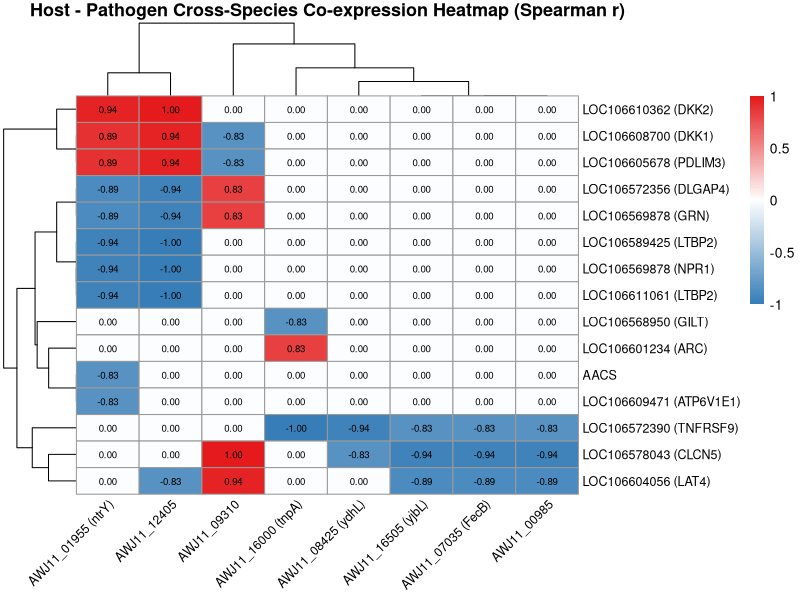

The R source for this figure:
# ==============================================================================
# 06_dual_coexpression_heatmap.R: 基于真实互作数据的跨物种共表达热图
# ==============================================================================

library(pheatmap)
library(dplyr)
library(RColorBrewer)

if(!dir.exists("results")) dir.create("results")

cat("=== 1. 读取真实互作边表与精炼注释... ===\n")

edges <- read.csv("results/cross_species_network_edges.csv", stringsAsFactors = FALSE)
host_annot <- read.csv("results/parsed_host_15_genes_refined.csv", stringsAsFactors = FALSE)
bact_annot <- read.csv("results/parsed_bact_15_genes_refined.csv", stringsAsFactors = FALSE)

cat("=== 2. 构建 Host x Bact 关联矩阵... ===\n")

# 获取有数据的宿主与细菌基因集合
unique_hosts <- unique(edges$Host_Gene)
unique_bacts <- unique(edges$Bact_Gene)

# 初始化空矩阵
cor_mat <- matrix(0, nrow = length(unique_hosts), ncol = length(unique_bacts))
rownames(cor_mat) <- unique_hosts
colnames(cor_mat) <- unique_bacts

# 填充真实 Correlation 数值
for(i in 1:nrow(edges)) {
  h <- edges$Host_Gene[i]
  b <- edges$Bact_Gene[i]
  r <- edges$Correlation[i]
  if(h %in% rownames(cor_mat) && b %in% colnames(cor_mat)) {
    cor_mat[h, b] <- r
  }
}

cat("=== 3. 映射美化标签 (Display Labels)... ===\n")

# 建立 ID 到学术美化名的映射字典
host_map <- setNames(host_annot$clean_display, host_annot$raw_gene_id)
bact_map <- setNames(bact_annot$clean_display, bact_annot$raw_gene_id)

# 替换矩阵行列名
rownames(cor_mat) <- ifelse(rownames(cor_mat) %in% names(host_map), host_map[rownames(cor_mat)], rownames(cor_mat))
colnames(cor_mat) <- ifelse(colnames(cor_mat) %in% names(bact_map), bact_map[colnames(cor_mat)], colnames(cor_mat))

cat("=== 4. 导出高清学术热图... ===\n")

# 设置经典红蓝渐变配色
color_palette <- colorRampPalette(c("#377EB8", "#FFFFFF", "#E41A1C"))(100)



# 导出 PNG
png("plots/Host_Pathogen_Coexpression_Heatmap.png", width = 1000, height = 800, res = 120)
pheatmap(
  cor_mat,
  color = color_palette,
  breaks = seq(-1, 1, length.out = 101),
  cluster_rows = TRUE,
  cluster_cols = TRUE,
  display_numbers = TRUE,
  number_color = "black",
  fontsize_number = 7,
  fontsize_row = 9,
  fontsize_col = 9,
  main = "Host - Pathogen Cross-Species Co-expression Heatmap (Spearman r)",
  angle_col = 45
)
dev.off()

cat("\n🎉 热图绘制完成！已保存至:\n")
cat("  1. 矢量图: results/Host_Pathogen_Coexpression_Heatmap.pdf\n")
cat("  2. 预览图: results/Host_Pathogen_Coexpression_Heatmap.png\n")

# 清理内存
rm(edges, host_annot, bact_annot, cor_mat, host_map, bact_map)
gc(verbose = FALSE)
